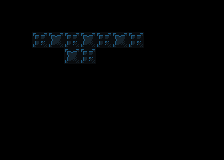

Below is a game level as drawn by its tile map, then a one-line description and the .tmx file that defines it, in full:
An orthogonal 14x10 tile map with 16x16 px tiles, 1 tile layer (background) and 23 objects (17x tile, 2x destructible, 2x pickup_bomb, finish_tile, actor).

<map version="1.4" tiledversion="1.4.3" orientation="orthogonal" renderorder="right-down" width="14" height="10" tilewidth="16" tileheight="16" infinite="0" nextlayerid="6" nextobjectid="115">
 <properties>
  <property name="display_name" value="yoink" />
  <property name="next_level" value="./data/levels/tmx/L22-BombIntermediate2.tmx" />
  <property name="player_bomb_count" value="0" />
 </properties>
 <tileset firstgid="1" name="newtiledsheet" tilewidth="16" tileheight="16" tilecount="180" columns="9">
  <image source="../../newtiledsheet.png" width="144" height="320" />
  <tile id="0">
   <properties>
    <property name="destructable" value="" />
    <property name="solid" value="1" />
   </properties>
  </tile>
  <tile id="1">
   <properties>
    <property name="destructable" value="" />
    <property name="solid" value="1" />
   </properties>
  </tile>
  <tile id="2">
   <properties>
    <property name="destructable" value="" />
    <property name="solid" value="1" />
   </properties>
  </tile>
  <tile id="3">
   <properties>
    <property name="destructable" value="" />
    <property name="solid" value="1" />
   </properties>
  </tile>
  <tile id="4">
   <properties>
    <property name="destructable" value="" />
    <property name="solid" value="" />
   </properties>
  </tile>
  <tile id="9">
   <properties>
    <property name="destructable" value="" />
    <property name="solid" value="1" />
   </properties>
  </tile>
  <tile id="10">
   <properties>
    <property name="destructable" value="" />
    <property name="solid" value="1" />
   </properties>
  </tile>
  <tile id="11">
   <properties>
    <property name="destructable" value="" />
    <property name="solid" value="1" />
   </properties>
  </tile>
  <tile id="12">
   <properties>
    <property name="destructable" value="" />
    <property name="solid" value="1" />
   </properties>
  </tile>
  <tile id="13">
   <properties>
    <property name="destructable" value="" />
    <property name="solid" value="" />
   </properties>
  </tile>
  <tile id="18">
   <properties>
    <property name="destructable" value="" />
    <property name="solid" value="" />
   </properties>
  </tile>
  <tile id="19">
   <properties>
    <property name="destructable" value="" />
    <property name="solid" value="" />
   </properties>
  </tile>
  <tile id="20">
   <properties>
    <property name="destructable" type="bool" value="true" />
    <property name="solid" value="1" />
   </properties>
  </tile>
  <tile id="27">
   <properties>
    <property name="destructable" value="" />
    <property name="solid" value="1" />
   </properties>
  </tile>
  <tile id="28">
   <properties>
    <property name="destructable" value="" />
    <property name="solid" value="1" />
   </properties>
  </tile>
  <tile id="29">
   <properties>
    <property name="destructable" value="1" />
    <property name="solid" value="1" />
   </properties>
  </tile>
  <tile id="30">
   <properties>
    <property name="destructable" value="" />
    <property name="solid" value="1" />
   </properties>
  </tile>
  <tile id="31">
   <properties>
    <property name="destructable" value="" />
    <property name="solid" value="" />
   </properties>
  </tile>
  <tile id="32">
   <properties>
    <property name="destructable" value="" />
    <property name="solid" value="" />
   </properties>
  </tile>
  <tile id="54">
   <properties>
    <property name="destructable" value="" />
    <property name="solid" value="True" />
   </properties>
  </tile>
  <tile id="58">
   <properties>
    <property name="destructable" value="" />
    <property name="solid" value="" />
   </properties>
  </tile>
 </tileset>
 <layer id="1" name="background" width="14" height="10">
  <data encoding="csv">
27,27,27,27,27,27,27,27,22,22,22,22,22,22,
27,27,27,27,27,27,27,27,22,22,22,22,22,22,
27,27,19,20,19,20,19,20,19,22,22,22,22,22,
27,27,36,36,20,19,27,27,22,22,22,22,22,22,
27,27,27,27,27,27,27,27,27,22,22,22,22,22,
27,27,27,27,27,27,27,27,27,22,22,22,22,22,
27,27,27,27,27,27,27,27,22,22,22,22,22,22,
22,22,22,27,27,22,27,22,22,22,22,22,22,22,
22,22,22,22,22,22,22,22,22,22,22,22,22,22,
22,22,22,22,22,22,22,22,22,22,22,22,22,22
</data>
 </layer>
 <objectgroup id="4" name="objects">
  <object id="91" type="finish_tile" gid="32" x="144" y="48" width="16" height="16" />
  <object id="92" type="destructible" gid="21" x="128" y="48" width="16" height="16" />
  <object id="93" type="destructible" gid="21" x="112" y="48" width="16" height="16" />
  <object id="94" type="pickup_bomb" gid="43" x="64" y="64" width="16" height="16" />
  <object id="95" type="tile" gid="1" x="32" y="32" width="16" height="16" />
  <object id="96" type="tile" gid="1" x="48" y="32" width="16" height="16" />
  <object id="97" type="tile" gid="1" x="64" y="32" width="16" height="16" />
  <object id="98" type="tile" gid="1" x="80" y="32" width="16" height="16" />
  <object id="99" type="tile" gid="1" x="96" y="32" width="16" height="16" />
  <object id="100" type="tile" gid="1" x="112" y="32" width="16" height="16" />
  <object id="101" type="tile" gid="1" x="128" y="32" width="16" height="16" />
  <object id="102" type="tile" gid="1" x="144" y="32" width="16" height="16" />
  <object id="103" type="tile" gid="10" x="32" y="64" width="16" height="16" />
  <object id="104" type="tile" gid="10" x="48" y="64" width="16" height="16" />
  <object id="105" type="tile" gid="10" x="64" y="80" width="16" height="16" />
  <object id="106" type="tile" gid="10" x="80" y="80" width="16" height="16" />
  <object id="107" type="tile" gid="10" x="96" y="64" width="16" height="16" />
  <object id="108" type="tile" gid="10" x="112" y="64" width="16" height="16" />
  <object id="109" type="tile" gid="10" x="128" y="64" width="16" height="16" />
  <object id="110" type="tile" gid="10" x="144" y="64" width="16" height="16" />
  <object id="111" type="tile" gid="11" x="16" y="48" width="16" height="16" />
  <object id="112" type="pickup_bomb" gid="43" x="80" y="64" width="16" height="16" />
  <object id="113" type="actor" gid="46" x="32" y="48" width="16" height="16" />
 </objectgroup>
</map>
